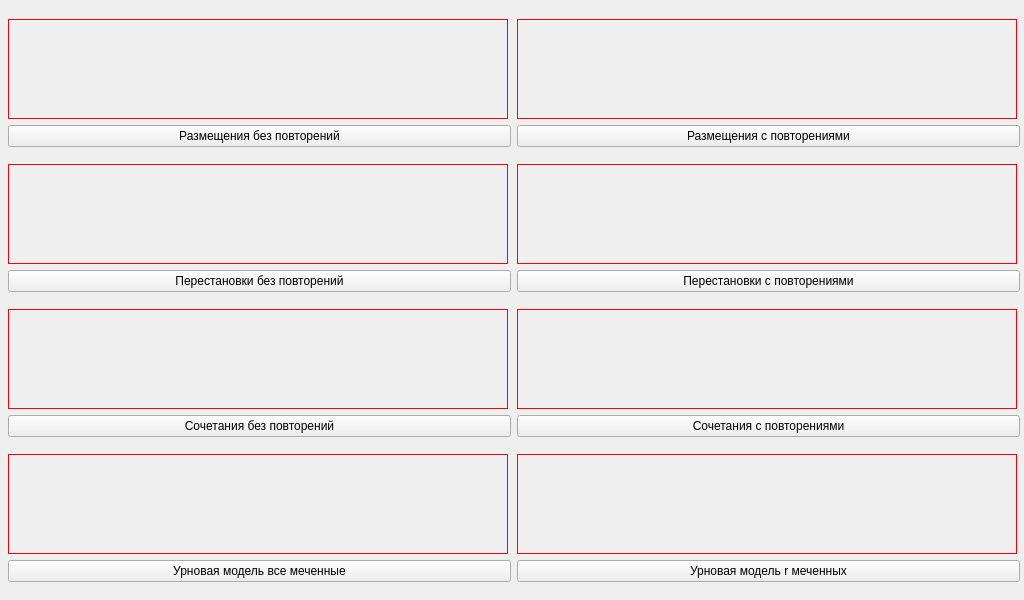
<?xml version="1.0" encoding="UTF-8"?>
<ui version="4.0">
 <class>Form</class>
 <widget class="QWidget" name="Form">
  <property name="geometry">
   <rect>
    <x>0</x>
    <y>0</y>
    <width>1024</width>
    <height>600</height>
   </rect>
  </property>
  <property name="minimumSize">
   <size>
    <width>1024</width>
    <height>600</height>
   </size>
  </property>
  <property name="maximumSize">
   <size>
    <width>1024</width>
    <height>600</height>
   </size>
  </property>
  <property name="windowTitle">
   <string>Калькулятор</string>
  </property>
  <widget class="QWidget" name="">
   <property name="geometry">
    <rect>
     <x>8</x>
     <y>8</y>
     <width>1012</width>
     <height>588</height>
    </rect>
   </property>
   <layout class="QGridLayout" name="gridLayout">
    <item row="0" column="0">
     <layout class="QVBoxLayout" name="verticalLayout">
      <item>
       <widget class="QLabel" name="label">
        <property name="minimumSize">
         <size>
          <width>500</width>
          <height>100</height>
         </size>
        </property>
        <property name="maximumSize">
         <size>
          <width>500</width>
          <height>100</height>
         </size>
        </property>
        <property name="layoutDirection">
         <enum>Qt::LayoutDirection::LeftToRight</enum>
        </property>
        <property name="autoFillBackground">
         <bool>false</bool>
        </property>
        <property name="styleSheet">
         <string notr="true">border: 1px solid red;
</string>
        </property>
        <property name="text">
         <string/>
        </property>
        <property name="scaledContents">
         <bool>false</bool>
        </property>
        <property name="alignment">
         <set>Qt::AlignmentFlag::AlignCenter</set>
        </property>
       </widget>
      </item>
      <item>
       <widget class="QPushButton" name="pushButton">
        <property name="minimumSize">
         <size>
          <width>0</width>
          <height>0</height>
         </size>
        </property>
        <property name="maximumSize">
         <size>
          <width>16777215</width>
          <height>16777215</height>
         </size>
        </property>
        <property name="sizeIncrement">
         <size>
          <width>0</width>
          <height>0</height>
         </size>
        </property>
        <property name="baseSize">
         <size>
          <width>0</width>
          <height>0</height>
         </size>
        </property>
        <property name="text">
         <string>Размещения без повторений</string>
        </property>
       </widget>
      </item>
     </layout>
    </item>
    <item row="0" column="1">
     <layout class="QVBoxLayout" name="verticalLayout_2">
      <item>
       <widget class="QLabel" name="label_2">
        <property name="minimumSize">
         <size>
          <width>500</width>
          <height>100</height>
         </size>
        </property>
        <property name="maximumSize">
         <size>
          <width>500</width>
          <height>100</height>
         </size>
        </property>
        <property name="layoutDirection">
         <enum>Qt::LayoutDirection::LeftToRight</enum>
        </property>
        <property name="styleSheet">
         <string notr="true">border: 1px solid red;
</string>
        </property>
        <property name="text">
         <string/>
        </property>
        <property name="scaledContents">
         <bool>false</bool>
        </property>
        <property name="alignment">
         <set>Qt::AlignmentFlag::AlignCenter</set>
        </property>
       </widget>
      </item>
      <item>
       <widget class="QPushButton" name="pushButton_2">
        <property name="minimumSize">
         <size>
          <width>0</width>
          <height>0</height>
         </size>
        </property>
        <property name="maximumSize">
         <size>
          <width>16777215</width>
          <height>16777215</height>
         </size>
        </property>
        <property name="text">
         <string>Размещения с повторениями</string>
        </property>
       </widget>
      </item>
     </layout>
    </item>
    <item row="1" column="0">
     <layout class="QVBoxLayout" name="verticalLayout_3">
      <item>
       <widget class="QLabel" name="label_3">
        <property name="minimumSize">
         <size>
          <width>500</width>
          <height>100</height>
         </size>
        </property>
        <property name="maximumSize">
         <size>
          <width>500</width>
          <height>100</height>
         </size>
        </property>
        <property name="styleSheet">
         <string notr="true">border: 1px solid red;
</string>
        </property>
        <property name="text">
         <string/>
        </property>
        <property name="alignment">
         <set>Qt::AlignmentFlag::AlignCenter</set>
        </property>
       </widget>
      </item>
      <item>
       <widget class="QPushButton" name="pushButton_3">
        <property name="minimumSize">
         <size>
          <width>0</width>
          <height>0</height>
         </size>
        </property>
        <property name="maximumSize">
         <size>
          <width>16777215</width>
          <height>16777215</height>
         </size>
        </property>
        <property name="text">
         <string>Перестановки без повторений</string>
        </property>
       </widget>
      </item>
     </layout>
    </item>
    <item row="1" column="1">
     <layout class="QVBoxLayout" name="verticalLayout_4">
      <item>
       <widget class="QLabel" name="label_4">
        <property name="minimumSize">
         <size>
          <width>500</width>
          <height>100</height>
         </size>
        </property>
        <property name="maximumSize">
         <size>
          <width>500</width>
          <height>100</height>
         </size>
        </property>
        <property name="styleSheet">
         <string notr="true">border: 1px solid red;
</string>
        </property>
        <property name="text">
         <string/>
        </property>
        <property name="alignment">
         <set>Qt::AlignmentFlag::AlignCenter</set>
        </property>
       </widget>
      </item>
      <item>
       <widget class="QPushButton" name="pushButton_4">
        <property name="minimumSize">
         <size>
          <width>0</width>
          <height>0</height>
         </size>
        </property>
        <property name="maximumSize">
         <size>
          <width>16777215</width>
          <height>16777215</height>
         </size>
        </property>
        <property name="text">
         <string>Перестановки с повторениями</string>
        </property>
       </widget>
      </item>
     </layout>
    </item>
    <item row="2" column="0">
     <layout class="QVBoxLayout" name="verticalLayout_5">
      <item>
       <widget class="QLabel" name="label_5">
        <property name="minimumSize">
         <size>
          <width>500</width>
          <height>100</height>
         </size>
        </property>
        <property name="maximumSize">
         <size>
          <width>500</width>
          <height>100</height>
         </size>
        </property>
        <property name="styleSheet">
         <string notr="true">border: 1px solid red;
</string>
        </property>
        <property name="text">
         <string/>
        </property>
        <property name="alignment">
         <set>Qt::AlignmentFlag::AlignCenter</set>
        </property>
       </widget>
      </item>
      <item>
       <widget class="QPushButton" name="pushButton_5">
        <property name="minimumSize">
         <size>
          <width>0</width>
          <height>0</height>
         </size>
        </property>
        <property name="maximumSize">
         <size>
          <width>16777215</width>
          <height>16777215</height>
         </size>
        </property>
        <property name="text">
         <string>Сочетания без повторений</string>
        </property>
       </widget>
      </item>
     </layout>
    </item>
    <item row="2" column="1">
     <layout class="QVBoxLayout" name="verticalLayout_6">
      <item>
       <widget class="QLabel" name="label_6">
        <property name="minimumSize">
         <size>
          <width>500</width>
          <height>100</height>
         </size>
        </property>
        <property name="maximumSize">
         <size>
          <width>500</width>
          <height>100</height>
         </size>
        </property>
        <property name="styleSheet">
         <string notr="true">border: 1px solid red;
</string>
        </property>
        <property name="text">
         <string/>
        </property>
        <property name="alignment">
         <set>Qt::AlignmentFlag::AlignCenter</set>
        </property>
       </widget>
      </item>
      <item>
       <widget class="QPushButton" name="pushButton_6">
        <property name="minimumSize">
         <size>
          <width>0</width>
          <height>0</height>
         </size>
        </property>
        <property name="maximumSize">
         <size>
          <width>16777215</width>
          <height>16777215</height>
         </size>
        </property>
        <property name="text">
         <string>Сочетания с повторениями</string>
        </property>
       </widget>
      </item>
     </layout>
    </item>
    <item row="3" column="0">
     <layout class="QVBoxLayout" name="verticalLayout_7">
      <item>
       <widget class="QLabel" name="label_7">
        <property name="minimumSize">
         <size>
          <width>500</width>
          <height>100</height>
         </size>
        </property>
        <property name="maximumSize">
         <size>
          <width>500</width>
          <height>100</height>
         </size>
        </property>
        <property name="styleSheet">
         <string notr="true">border: 1px solid red;
</string>
        </property>
        <property name="text">
         <string/>
        </property>
        <property name="alignment">
         <set>Qt::AlignmentFlag::AlignCenter</set>
        </property>
       </widget>
      </item>
      <item>
       <widget class="QPushButton" name="pushButton_7">
        <property name="minimumSize">
         <size>
          <width>0</width>
          <height>0</height>
         </size>
        </property>
        <property name="maximumSize">
         <size>
          <width>16777215</width>
          <height>16777215</height>
         </size>
        </property>
        <property name="text">
         <string>Урновая модель все меченные</string>
        </property>
       </widget>
      </item>
     </layout>
    </item>
    <item row="3" column="1">
     <layout class="QVBoxLayout" name="verticalLayout_8">
      <item>
       <widget class="QLabel" name="label_8">
        <property name="minimumSize">
         <size>
          <width>500</width>
          <height>100</height>
         </size>
        </property>
        <property name="maximumSize">
         <size>
          <width>500</width>
          <height>100</height>
         </size>
        </property>
        <property name="styleSheet">
         <string notr="true">border: 1px solid red;
</string>
        </property>
        <property name="text">
         <string/>
        </property>
        <property name="alignment">
         <set>Qt::AlignmentFlag::AlignCenter</set>
        </property>
       </widget>
      </item>
      <item>
       <widget class="QPushButton" name="pushButton_8">
        <property name="minimumSize">
         <size>
          <width>0</width>
          <height>0</height>
         </size>
        </property>
        <property name="maximumSize">
         <size>
          <width>16777215</width>
          <height>16777215</height>
         </size>
        </property>
        <property name="text">
         <string>Урновая модель r меченных</string>
        </property>
       </widget>
      </item>
     </layout>
    </item>
   </layout>
  </widget>
 </widget>
 <resources/>
 <connections/>
</ui>
